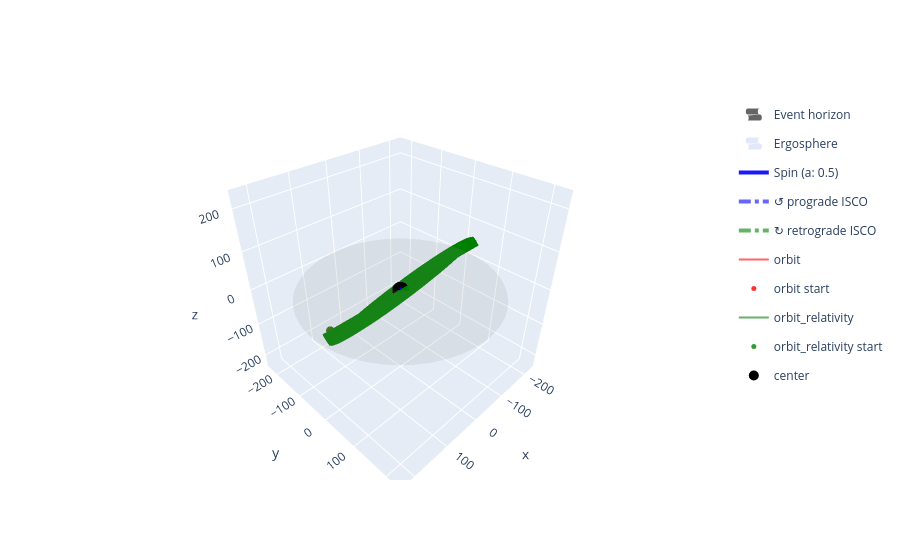

Write notebook code for a chart like this one.
### Code cell
from relatipy.visualization._3D.plot_black_hole import PlotKerr

plot = PlotKerr(kerr)
plot.add_path(orbit, label="orbit")
plot.add_path(orbit_relativity, label="orbit_relativity", color="green")
plot.plot().show()

# # save ../figures/005-comparacion_con_mecanica_clasica/orbit.png as plotly html
# plot.plot().write_html("../figures/005-comparacion_con_mecanica_clasica/orbit.html")

### Figure 1 — Plotly figure (JSON) as saved in the notebook; plotly's stock layout.template omitted (floating-point values rounded to 4 significant figures; data arrays with more than 128 entries replaced by an {"elided": "..."} marker saying what was removed)
{"data": [{"colorscale": [[0, "black"], [1, "black"]], "name": "Event horizon", "opacity": 0.6, "showlegend": true, "showscale": false, "type": "surface", "x": {"elided": "60x60 float values"}, "y": {"elided": "60x60 float values"}, "z": {"elided": "60x60 float values"}}, {"colorscale": [[0, "royalblue"], [1, "royalblue"]], "name": "Ergosphere", "opacity": 0.15, "showlegend": true, "showscale": false, "type": "surface", "x": {"elided": "60x60 float values"}, "y": {"elided": "60x60 float values"}, "z": {"elided": "60x60 float values"}}, {"legendgroup": "Spin (a: 0.5)", "line": {"color": "blue", "width": 4}, "mode": "lines", "name": "Spin (a: 0.5)", "opacity": 0.9, "showlegend": true, "type": "scatter3d", "x": [0, 0], "y": [0, 0], "z": [2, 7]}, {"legendgroup": "Spin (a: 0.5)", "line": {"color": "blue", "width": 4}, "mode": "lines", "opacity": 0.9, "showlegend": false, "type": "scatter3d", "x": [0, 0], "y": [0, 0.6], "z": [7, 6]}, {"legendgroup": "Spin (a: 0.5)", "line": {"color": "blue", "width": 4}, "mode": "lines", "opacity": 0.9, "showlegend": false, "type": "scatter3d", "x": [0, 0], "y": [0, -0.6], "z": [7, 6]}, {"legendgroup": "↺ prograde ISCO", "line": {"color": "blue", "dash": "dashdot", "width": 4}, "mode": "lines", "name": "↺ prograde ISCO", "opacity": 0.6, "type": "scatter3d", "x": [4.233, 4.227, 4.209, 4.18, 4.139, 4.086, 4.022, 3.947, 3.861, 3.764, 3.657, 3.539, 3.411, 3.274, 3.128, 2.973, 2.81, 2.639, 2.461, 2.276, 2.084, 1.887, 1.684, 1.477, 1.265, 1.051, 0.8327, 0.6125, 0.3906, 0.1676, -0.05587, -0.2792, -0.5017, -0.7228, -0.9419, -1.158, -1.372, -1.581, -1.786, -1.986, -2.181, -2.369, -2.551, -2.726, -2.893, -3.052, -3.202, -3.344, -3.476, -3.599, -3.712, -3.814, -3.905, -3.986, -4.056, -4.114, -4.161, -4.196, -4.22, -4.232, -4.232, -4.22, -4.196, -4.161, -4.114, -4.056, -3.986, -3.905, -3.814, -3.712, -3.599, -3.476, -3.344, -3.202, -3.052, -2.893, -2.726, -2.551, -2.369, -2.181, -1.986, -1.786, -1.581, -1.372, -1.158, -0.9419, -0.7228, -0.5017, -0.2792, -0.05587, 0.1676, 0.3906, 0.6125, 0.8327, 1.051, 1.265, 1.477, 1.684, 1.887, 2.084, 2.276, 2.461, 2.639, 2.81, 2.973, 3.128, 3.274, 3.411, 3.539, 3.657, 3.764, 3.861, 3.947, 4.022, 4.086, 4.139, 4.18, 4.209, 4.227, 4.233], "y": [0.0, 0.2234, 0.4462, 0.6677, 0.8874, 1.105, 1.319, 1.529, 1.735, 1.937, 2.133, 2.323, 2.506, 2.683, 2.852, 3.013, 3.166, 3.309, 3.444, 3.569, 3.684, 3.789, 3.884, 3.967, 4.039, 4.101, 4.15, 4.188, 4.215, 4.23, 4.233, 4.224, 4.203, 4.171, 4.127, 4.071, 4.005, 3.927, 3.838, 3.738, 3.628, 3.508, 3.378, 3.239, 3.09, 2.933, 2.768, 2.595, 2.415, 2.228, 2.035, 1.837, 1.633, 1.424, 1.212, 0.9963, 0.7778, 0.5571, 0.3349, 0.1117, -0.1117, -0.3349, -0.5571, -0.7778, -0.9963, -1.212, -1.424, -1.633, -1.837, -2.035, -2.228, -2.415, -2.595, -2.768, -2.933, -3.09, -3.239, -3.378, -3.508, -3.628, -3.738, -3.838, -3.927, -4.005, -4.071, -4.127, -4.171, -4.203, -4.224, -4.233, -4.23, -4.215, -4.188, -4.15, -4.101, -4.039, -3.967, -3.884, -3.789, -3.684, -3.569, -3.444, -3.309, -3.166, -3.013, -2.852, -2.683, -2.506, -2.323, -2.133, -1.937, -1.735, -1.529, -1.319, -1.105, -0.8874, -0.6677, -0.4462, -0.2234, -1.037e-15], "z": [0.0, 0.0, 0.0, 0.0, 0.0, 0.0, 0.0, 0.0, 0.0, 0.0, 0.0, 0.0, 0.0, 0.0, 0.0, 0.0, 0.0, 0.0, 0.0, 0.0, 0.0, 0.0, 0.0, 0.0, 0.0, 0.0, 0.0, 0.0, 0.0, 0.0, 0.0, 0.0, 0.0, 0.0, 0.0, 0.0, 0.0, 0.0, 0.0, 0.0, 0.0, 0.0, 0.0, 0.0, 0.0, 0.0, 0.0, 0.0, 0.0, 0.0, 0.0, 0.0, 0.0, 0.0, 0.0, 0.0, 0.0, 0.0, 0.0, 0.0, 0.0, 0.0, 0.0, 0.0, 0.0, 0.0, 0.0, 0.0, 0.0, 0.0, 0.0, 0.0, 0.0, 0.0, 0.0, 0.0, 0.0, 0.0, 0.0, 0.0, 0.0, 0.0, 0.0, 0.0, 0.0, 0.0, 0.0, 0.0, 0.0, 0.0, 0.0, 0.0, 0.0, 0.0, 0.0, 0.0, 0.0, 0.0, 0.0, 0.0, 0.0, 0.0, 0.0, 0.0, 0.0, 0.0, 0.0, 0.0, 0.0, 0.0, 0.0, 0.0, 0.0, 0.0, 0.0, 0.0, 0.0, 0.0, 0.0, 0.0]}, {"hoverinfo": "skip", "legendgroup": "↺ prograde ISCO", "line": {"color": "blue", "width": 4}, "mode": "lines", "opacity": 1, "showlegend": false, "type": "scatter3d", "x": [4.233, 4.081, null, 4.233, 4.385], "y": [0, -0.254, null, 0, -0.254], "z": [0, 0, null, 0, 0]}, {"hoverinfo": "skip", "legendgroup": "↺ prograde ISCO", "line": {"color": "blue", "width": 4}, "mode": "lines", "opacity": 1, "showlegend": false, "type": "scatter3d", "x": [2.993, 3.065, null, 2.993, 3.281], "y": [2.993, 2.706, null, 2.993, 2.921], "z": [0, 0, null, 0, 0]}, {"hoverinfo": "skip", "legendgroup": "↺ prograde ISCO", "line": {"color": "blue", "width": 4}, "mode": "lines", "opacity": 1, "showlegend": false, "type": "scatter3d", "x": [2.592e-16, 0.254, null, 2.592e-16, 0.254], "y": [4.233, 4.081, null, 4.233, 4.385], "z": [0, 0, null, 0, 0]}, {"hoverinfo": "skip", "legendgroup": "↺ prograde ISCO", "line": {"color": "blue", "width": 4}, "mode": "lines", "opacity": 1, "showlegend": false, "type": "scatter3d", "x": [-2.993, -2.706, null, -2.993, -2.921], "y": [2.993, 3.065, null, 2.993, 3.281], "z": [0, 0, null, 0, 0]}, {"hoverinfo": "skip", "legendgroup": "↺ prograde ISCO", "line": {"color": "blue", "width": 4}, "mode": "lines", "opacity": 1, "showlegend": false, "type": "scatter3d", "x": [-4.233, -4.081, null, -4.233, -4.385], "y": [5.184e-16, 0.254, null, 5.184e-16, 0.254], "z": [0, 0, null, 0, 0]}, {"hoverinfo": "skip", "legendgroup": "↺ prograde ISCO", "line": {"color": "blue", "width": 4}, "mode": "lines", "opacity": 1, "showlegend": false, "type": "scatter3d", "x": [-2.993, -3.065, null, -2.993, -3.281], "y": [-2.993, -2.706, null, -2.993, -2.921], "z": [0, 0, null, 0, 0]}, {"hoverinfo": "skip", "legendgroup": "↺ prograde ISCO", "line": {"color": "blue", "width": 4}, "mode": "lines", "opacity": 1, "showlegend": false, "type": "scatter3d", "x": [-7.776e-16, -0.254, null, -7.776e-16, -0.254], "y": [-4.233, -4.081, null, -4.233, -4.385], "z": [0, 0, null, 0, 0]}, {"hoverinfo": "skip", "legendgroup": "↺ prograde ISCO", "line": {"color": "blue", "width": 4}, "mode": "lines", "opacity": 1, "showlegend": false, "type": "scatter3d", "x": [2.993, 2.706, null, 2.993, 2.921], "y": [-2.993, -3.065, null, -2.993, -3.281], "z": [0, 0, null, 0, 0]}, {"legendgroup": "↻ retrograde ISCO", "line": {"color": "green", "dash": "dashdot", "width": 4}, "mode": "lines", "name": "↻ retrograde ISCO", "opacity": 0.6, "type": "scatter3d", "x": [7.555, 7.544, 7.513, 7.46, 7.387, 7.293, 7.179, 7.044, 6.891, 6.718, 6.526, 6.316, 6.088, 5.844, 5.583, 5.307, 5.015, 4.71, 4.392, 4.061, 3.72, 3.367, 3.006, 2.636, 2.258, 1.875, 1.486, 1.093, 0.697, 0.2991, -0.09972, -0.4982, -0.8954, -1.29, -1.681, -2.067, -2.448, -2.822, -3.188, -3.545, -3.892, -4.228, -4.553, -4.864, -5.163, -5.447, -5.715, -5.968, -6.204, -6.423, -6.624, -6.806, -6.97, -7.114, -7.238, -7.342, -7.426, -7.489, -7.531, -7.552, -7.552, -7.531, -7.489, -7.426, -7.342, -7.238, -7.114, -6.97, -6.806, -6.624, -6.423, -6.204, -5.968, -5.715, -5.447, -5.163, -4.864, -4.553, -4.228, -3.892, -3.545, -3.188, -2.822, -2.448, -2.067, -1.681, -1.29, -0.8954, -0.4982, -0.09972, 0.2991, 0.697, 1.093, 1.486, 1.875, 2.258, 2.636, 3.006, 3.367, 3.72, 4.061, 4.392, 4.71, 5.015, 5.307, 5.583, 5.844, 6.088, 6.316, 6.526, 6.718, 6.891, 7.044, 7.179, 7.293, 7.387, 7.46, 7.513, 7.544, 7.555], "y": [0.0, 0.3987, 0.7963, 1.192, 1.584, 1.971, 2.353, 2.729, 3.097, 3.456, 3.806, 4.145, 4.473, 4.788, 5.089, 5.377, 5.65, 5.906, 6.147, 6.37, 6.575, 6.763, 6.931, 7.08, 7.209, 7.318, 7.407, 7.475, 7.522, 7.549, 7.554, 7.538, 7.501, 7.444, 7.365, 7.266, 7.147, 7.008, 6.849, 6.671, 6.475, 6.261, 6.029, 5.78, 5.515, 5.235, 4.94, 4.632, 4.31, 3.977, 3.632, 3.278, 2.914, 2.542, 2.163, 1.778, 1.388, 0.9943, 0.5977, 0.1994, -0.1994, -0.5977, -0.9943, -1.388, -1.778, -2.163, -2.542, -2.914, -3.278, -3.632, -3.977, -4.31, -4.632, -4.94, -5.235, -5.515, -5.78, -6.029, -6.261, -6.475, -6.671, -6.849, -7.008, -7.147, -7.266, -7.365, -7.444, -7.501, -7.538, -7.554, -7.549, -7.522, -7.475, -7.407, -7.318, -7.209, -7.08, -6.931, -6.763, -6.575, -6.37, -6.147, -5.906, -5.65, -5.377, -5.089, -4.788, -4.473, -4.145, -3.806, -3.456, -3.097, -2.729, -2.353, -1.971, -1.584, -1.192, -0.7963, -0.3987, -1.85e-15], "z": [0.0, 0.0, 0.0, 0.0, 0.0, 0.0, 0.0, 0.0, 0.0, 0.0, 0.0, 0.0, 0.0, 0.0, 0.0, 0.0, 0.0, 0.0, 0.0, 0.0, 0.0, 0.0, 0.0, 0.0, 0.0, 0.0, 0.0, 0.0, 0.0, 0.0, 0.0, 0.0, 0.0, 0.0, 0.0, 0.0, 0.0, 0.0, 0.0, 0.0, 0.0, 0.0, 0.0, 0.0, 0.0, 0.0, 0.0, 0.0, 0.0, 0.0, 0.0, 0.0, 0.0, 0.0, 0.0, 0.0, 0.0, 0.0, 0.0, 0.0, 0.0, 0.0, 0.0, 0.0, 0.0, 0.0, 0.0, 0.0, 0.0, 0.0, 0.0, 0.0, 0.0, 0.0, 0.0, 0.0, 0.0, 0.0, 0.0, 0.0, 0.0, 0.0, 0.0, 0.0, 0.0, 0.0, 0.0, 0.0, 0.0, 0.0, 0.0, 0.0, 0.0, 0.0, 0.0, 0.0, 0.0, 0.0, 0.0, 0.0, 0.0, 0.0, 0.0, 0.0, 0.0, 0.0, 0.0, 0.0, 0.0, 0.0, 0.0, 0.0, 0.0, 0.0, 0.0, 0.0, 0.0, 0.0, 0.0, 0.0]}, {"hoverinfo": "skip", "legendgroup": "↻ retrograde ISCO", "line": {"color": "green", "width": 4}, "mode": "lines", "opacity": 1, "showlegend": false, "type": "scatter3d", "x": [7.555, 7.827, null, 7.555, 7.283], "y": [0, 0.4533, null, 0, 0.4533], "z": [0, 0, null, 0, 0]}, {"hoverinfo": "skip", "legendgroup": "↻ retrograde ISCO", "line": {"color": "green", "width": 4}, "mode": "lines", "opacity": 1, "showlegend": false, "type": "scatter3d", "x": [5.342, 5.214, null, 5.342, 4.829], "y": [5.342, 5.855, null, 5.342, 5.47], "z": [0, 0, null, 0, 0]}, {"hoverinfo": "skip", "legendgroup": "↻ retrograde ISCO", "line": {"color": "green", "width": 4}, "mode": "lines", "opacity": 1, "showlegend": false, "type": "scatter3d", "x": [4.626e-16, -0.4533, null, 4.626e-16, -0.4533], "y": [7.555, 7.827, null, 7.555, 7.283], "z": [0, 0, null, 0, 0]}, {"hoverinfo": "skip", "legendgroup": "↻ retrograde ISCO", "line": {"color": "green", "width": 4}, "mode": "lines", "opacity": 1, "showlegend": false, "type": "scatter3d", "x": [-5.342, -5.855, null, -5.342, -5.47], "y": [5.342, 5.214, null, 5.342, 4.829], "z": [0, 0, null, 0, 0]}, {"hoverinfo": "skip", "legendgroup": "↻ retrograde ISCO", "line": {"color": "green", "width": 4}, "mode": "lines", "opacity": 1, "showlegend": false, "type": "scatter3d", "x": [-7.555, -7.827, null, -7.555, -7.283], "y": [9.252e-16, -0.4533, null, 9.252e-16, -0.4533], "z": [0, 0, null, 0, 0]}, {"hoverinfo": "skip", "legendgroup": "↻ retrograde ISCO", "line": {"color": "green", "width": 4}, "mode": "lines", "opacity": 1, "showlegend": false, "type": "scatter3d", "x": [-5.342, -5.214, null, -5.342, -4.829], "y": [-5.342, -5.855, null, -5.342, -5.47], "z": [0, 0, null, 0, 0]}, {"hoverinfo": "skip", "legendgroup": "↻ retrograde ISCO", "line": {"color": "green", "width": 4}, "mode": "lines", "opacity": 1, "showlegend": false, "type": "scatter3d", "x": [-1.388e-15, 0.4533, null, -1.388e-15, 0.4533], "y": [-7.555, -7.827, null, -7.555, -7.283], "z": [0, 0, null, 0, 0]}, {"hoverinfo": "skip", "legendgroup": "↻ retrograde ISCO", "line": {"color": "green", "width": 4}, "mode": "lines", "opacity": 1, "showlegend": false, "type": "scatter3d", "x": [5.342, 5.855, null, 5.342, 5.47], "y": [-5.342, -5.214, null, -5.342, -4.829], "z": [0, 0, null, 0, 0]}, {"line": {"color": "red", "width": 2}, "mode": "lines", "name": "orbit", "opacity": 0.6, "type": "scatter3d", "x": {"elided": "500 float values"}, "y": {"elided": "500 float values"}, "z": {"elided": "500 float values"}}, {"marker": {"color": "red", "opacity": 0.8, "size": 5}, "mode": "markers", "name": "orbit start", "type": "scatter3d", "x": [200], "y": [0], "z": [0]}, {"anchor": "tail", "colorscale": [[0, "red"], [1, "red"]], "name": "orbit end", "opacity": 0.8, "showscale": false, "sizemode": "absolute", "sizeref": 1.667, "type": "cone", "u": [-2.221e-05], "v": [0.05], "w": [0.05], "x": [200.0], "y": [0.1333], "z": [0.1333]}, {"line": {"color": "green", "width": 2}, "mode": "lines", "name": "orbit_relativity", "opacity": 0.6, "type": "scatter3d", "x": {"elided": "3840 float values"}, "y": {"elided": "3840 float values"}, "z": {"elided": "3840 float values"}}, {"marker": {"color": "green", "opacity": 0.8, "size": 5}, "mode": "markers", "name": "orbit_relativity start", "type": "scatter3d", "x": [200.0], "y": [0], "z": [1.225e-14]}, {"anchor": "tail", "colorscale": [[0, "green"], [1, "green"]], "name": "orbit_relativity end", "opacity": 0.8, "showscale": false, "sizemode": "absolute", "sizeref": 1.667, "type": "cone", "u": [0.06827], "v": [0.01822], "w": [0.002913], "x": [42.11], "y": [-135.1], "z": [-141.1]}, {"colorscale": [[0, "gray"], [1, "gray"]], "opacity": 0.08, "showscale": false, "type": "surface", "x": {"elided": "50x50 float values"}, "y": {"elided": "50x50 float values"}, "z": {"elided": "50x50 float values"}}, {"marker": {"color": "black", "opacity": 1, "size": 10}, "mode": "markers", "name": "center", "type": "scatter3d", "x": [0], "y": [0], "z": [0]}], "layout": {"scene": {"aspectmode": "cube", "xaxis": {"range": [-240.1, 240.1]}, "yaxis": {"range": [-240.1, 240.1]}, "zaxis": {"range": [-240.1, 240.1]}}}}
